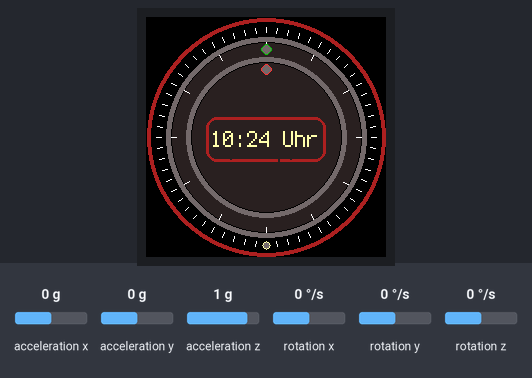
A program run on a simulated Raspberry Pi Pico running CircuitPython. Shown: 240×240 colour display. Inputs (shaded band) come from the test bench; at power-on: acceleration y 0 g, acceleration x 0 g, acceleration z 1 g, rotation x 0 °/s, rotation y 0 °/s, rotation z 0 °/s. The clock reads 2024-03-15 10:24:30 at power-on unless the program sets it; random numbers come from a fixed seed; library files of the repository ran but are not shown: gc9a01.py, my_qmi8658.py.

Above: at 1.29 s.
1.3 s: acceleration y set to -1.4 g
At 2.8 s:
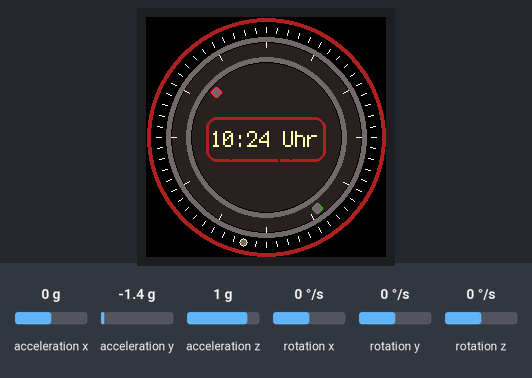
At 4.5 s:
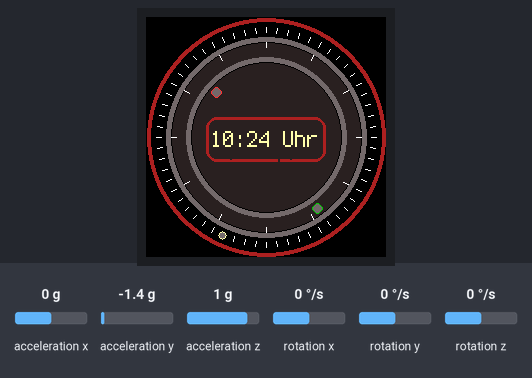
Timing chart, 0 to 6.0 s (numbered marks = the images above; inputs shaded):
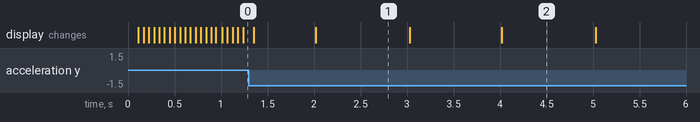

The program:

code.py
```python
# (licence header left out)
import time
import gc
import board
import rtc
import busio
from busio import I2C
import displayio
import terminalio
import gc9a01
import my_qmi8658
from adafruit_display_text import label
from adafruit_display_shapes.circle import Circle
from adafruit_display_shapes.line import Line
from adafruit_display_shapes.roundrect import RoundRect
from adafruit_ticks import ticks_ms
import random
import math

# Release any resources currently in use for the displays
displayio.release_displays()

# Waveshare 22668 Display
#
lcd_rst = board.GP12
# Waveshare 24580 touch Display
#
#lcd_rst = board.GP13

# Make the displayio SPI bus and the GC9A01 display
spi = busio.SPI(clock=board.GP10, MOSI=board.GP11)
display_bus = displayio.FourWire(spi, command=board.GP8, chip_select=board.GP9, reset=lcd_rst)
display = gc9a01.GC9A01(display_bus, width=240, height=240, rotation=90, backlight_pin=board.GP25)

# Make the display context
group1 = displayio.Group()
display.root_group = group1

i2c_sda = board.GP6
i2c_sdl = board.GP7
i2c = busio.I2C(scl=i2c_sdl, sda=i2c_sda, frequency=100_000)

# acc sensor initialize
sensor=my_qmi8658.QMI8658(i2c)

width = 240
height = 240
xpos = 120
ypos = 120
radius = 120
i = 0

# Make some circles and lines:
circle = Circle(xpos, ypos, 120, fill=0xae2323, outline=0x000000)
group1.append(circle)
circle = Circle(xpos, ypos, 115, fill=0x000000, outline=0x000000)
group1.append(circle)
# lines for seconds
for i in range(60):
    line = Line(xpos+int(105*math.cos(i*math.pi/30)),ypos-int(105*math.sin(i*math.pi/30)),
                xpos+int(110*math.cos(i*math.pi/30)), ypos-int(110*math.sin(i*math.pi/30)),0xffffff)
    group1.append(line)
    display.root_group = group1
circle = Circle(xpos, ypos, 100, fill=0x726b6b, outline=0x726b6b)
group1.append(circle)
circle = Circle(xpos, ypos, 95, fill=0x282323, outline=0x000000)
group1.append(circle)
# lines for hours
for i in range(12):
    line = Line(xpos+int(95*math.cos(i*math.pi/6)),ypos-int(95*math.sin(i*math.pi/6)),
                xpos+int(90*math.cos(i*math.pi/6)), ypos-int(90*math.sin(i*math.pi/6)),0xffffff)
    group1.append(line)
    display.root_group = group1
circle = Circle(xpos, ypos, 80, fill=0x726b6b, outline=0x726b6b)
group1.append(circle)
circle = Circle(xpos, ypos, 75, fill=0x282323, outline=0x000000)
group1.append(circle)

circle_sec = Circle(xpos, ypos, 4, fill=0x726b6b, outline=0xffffaa)
group1.append(circle_sec)

xpos_min = 120
ypos_min = 33
xpos_hour = 120
ypos_hour = 52

# green point for minute
circle_min = Circle(xpos_min,ypos_min, 5, fill=0x726b6b, outline=0x00cc00)
group1.append(circle_min)
# red point for hour
#circle_hour = Circle(xpos_hour, ypos_hour, 5, fill=0xff0000, outline=0xff0000)
circle_hour = Circle(xpos_hour, ypos_hour, 5, fill=0x726b6b, outline=0xff3333)
group1.append(circle_hour)

# roundrect
roundrect1 = RoundRect(60, 100, 120, 45, 10, fill=0x282323, outline=0xae2323, stroke=3)
group1.append(roundrect1)

## create the time-label
updating_label1 = label.Label(font=terminalio.FONT, text="", scale=2, color=0xffffaa,line_spacing=1)
# set label position on the display and add label
updating_label1.anchor_point = (0, 0)
updating_label1.anchored_position = (65, 110)
group1.append(updating_label1)
display.root_group = group1

## create the label for the title
label1 = label.Label(font=terminalio.FONT, text="  magic\n\n\npico-time", scale=2, color=0x282323,line_spacing=1)
# set label position on the display and add label
label1.anchor_point = (0, 0)
label1.anchored_position = (68, 65)
group1.append(label1)
display.root_group = group1

current_time = time.localtime()
hour = current_time.tm_hour
minute = current_time.tm_min
second = current_time.tm_sec

start = ticks_ms()
ein = 0
a = 0

while True:
    # read QMI8658
    xyz=sensor.Read_XYZ()
    if 5*xyz[1] < -1 and ein == 0:
        start = ticks_ms()
        ein = 1
        roundrect1.outline = 0xae2323
        updating_label1.color =  0xffffaa
        label1.color = 0x282323
        circle_min.fill = 0x726b6b
        circle_hour.fill = 0x726b6b
    if (ticks_ms() - start)/ 1000 > 3:
        if 5*xyz[1] >= -1:
            roundrect1.outline = 0x282323
            updating_label1.color =  0x282323
            label1.color = 0xffffaa
            circle_min.fill = 0xffffff
            circle_hour.fill = 0xffffff
            circle_sec.fill = 0xffffff
            ein = 0
    # display time
    current_time = time.localtime()
    hour = current_time[3]
    minute = current_time[4]
    second = current_time[5]
    zeit = "{:02}:{:02} Uhr".format(hour,minute)
    updating_label1.text = zeit
    if ein == 0:
        minute = random.randint(0,59)
        # roll dots until the display moves
        for i in range(minute):
            xyz=sensor.Read_XYZ()
            if 5*xyz[1] < -1:
                ein = 0
                break
            xpos_min_neu = int(width/2 + 88*math.cos((i-minute-45)*math.pi/30))
            delta_min_x = xpos_min_neu - xpos_min
            xpos_min = xpos_min_neu
            ypos_min_neu = int(height/2 + 88*math.sin((i-minute-45)*math.pi/30))
            delta_min_y = ypos_min_neu - ypos_min
            ypos_min = ypos_min_neu
            circle_min.x = circle_min.x + delta_min_x
            circle_min.y = circle_min.y + delta_min_y
            xpos_hour_neu = int(width/2 + 68*math.cos((minute-i-45)*math.pi/30))
            delta_hour_x = xpos_hour_neu - xpos_hour
            xpos_hour = xpos_hour_neu
            ypos_hour_neu = int(height/2 + 68*math.sin((minute-i-45)*math.pi/30))
            delta_hour_y = ypos_hour_neu - ypos_hour
            ypos_hour = ypos_hour_neu
            circle_hour.x = circle_hour.x + delta_hour_x
            circle_hour.y = circle_hour.y + delta_hour_y
            time.sleep(0.05)
        # backward
        for i in range(minute,0,-1):
            xyz=sensor.Read_XYZ()
            if 5*xyz[1] < -1:
                ein = 0
                break
            xpos_min_neu = int(width/2 + 88*math.cos((i-minute-45)*math.pi/30))
            delta_min_x = xpos_min_neu - xpos_min
            xpos_min = xpos_min_neu
            ypos_min_neu = int(height/2 + 88*math.sin((i-minute-45)*math.pi/30))
            delta_min_y = ypos_min_neu - ypos_min
            ypos_min = ypos_min_neu
            circle_min.x = circle_min.x + delta_min_x
            circle_min.y = circle_min.y + delta_min_y
            xpos_hour_neu = int(width/2 + 68*math.cos((minute-i-45)*math.pi/30))
            delta_hour_x = xpos_hour_neu - xpos_hour
            xpos_hour = xpos_hour_neu
            ypos_hour_neu = int(height/2 + 68*math.sin((minute-i-45)*math.pi/30))
            delta_hour_y = ypos_hour_neu - ypos_hour
            ypos_hour = ypos_hour_neu
            circle_hour.x = circle_hour.x + delta_hour_x
            circle_hour.y = circle_hour.y + delta_hour_y
            time.sleep(0.05)
        circle_min.outline = 0x282323
        circle_hour.outline = 0x282323
        circle_min.fill = 0x282323
        circle_hour.fill = 0x282323
    circle_min.outline = 0x00cc00
    circle_hour.outline = 0xff3333
    circle_min.fill = 0x726b6b
    circle_hour.fill = 0x726b6b
    # minute set on display
    xpos_min_neu = int(width/2 + 88*math.cos((minute-15)*math.pi/30))
    delta_min_x = xpos_min_neu - xpos_min
    xpos_min = xpos_min_neu
    ypos_min_neu = int(height/2 + 88*math.sin((minute-15)*math.pi/30))
    delta_min_y = ypos_min_neu - ypos_min
    ypos_min = ypos_min_neu
    circle_min.x = circle_min.x + delta_min_x
    circle_min.y = circle_min.y + delta_min_y
    gc.collect()
    # hour set on display
    xpos_hour_neu = int(width/2 + int(68*math.cos((hour)*math.pi/6 + minute/2*math.pi/180 - math.pi/2)))
    delta_hour_x = xpos_hour_neu - xpos_hour
    xpos_hour = xpos_hour_neu
    ypos_hour_neu = int(height/2 + int(68*math.sin((hour)*math.pi/6 + minute/2*math.pi/180 - math.pi/2)))
    delta_hour_y = ypos_hour_neu - ypos_hour
    ypos_hour = ypos_hour_neu
    circle_hour.x = circle_hour.x + delta_hour_x
    circle_hour.y = circle_hour.y + delta_hour_y
    # second set on display
    xpos_neu = int(width/2 + 108*math.cos((second -15)*math.pi/30))
    delta_x = xpos_neu - xpos
    xpos = xpos_neu
    ypos_neu = int(height/2 + 108*math.sin((second -15)*math.pi/30))
    delta_y = ypos_neu - ypos
    ypos = ypos_neu
    circle_sec.x = circle_sec.x + delta_x
    circle_sec.y = circle_sec.y + delta_y
    gc.collect()
    #print(gc.mem_free())
```

Measured:
- what the display in image 1 shows lasts 1.0 s, from 2.0 s to 3.0 s
